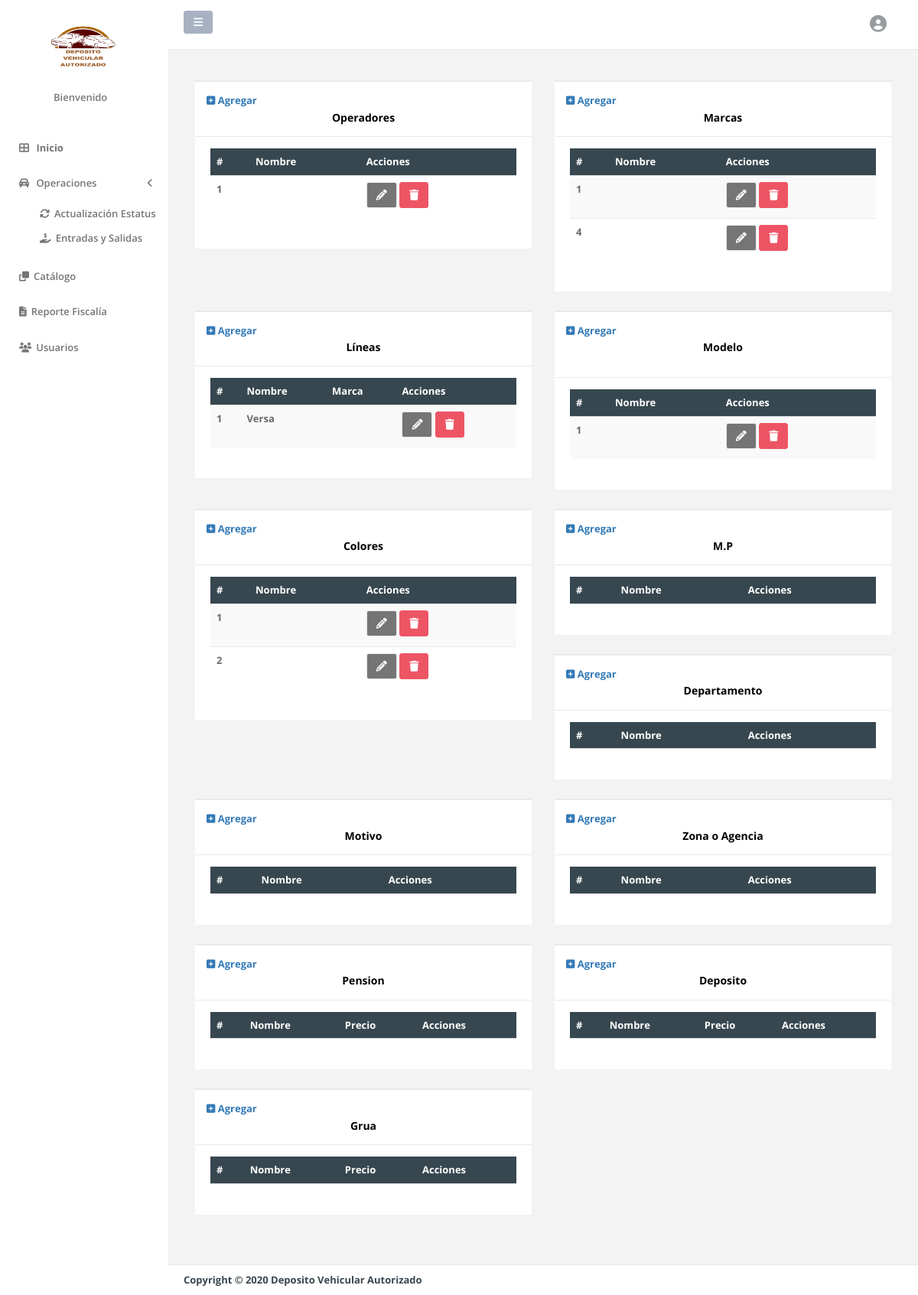
Page /catalogo.php on the earlier database version.
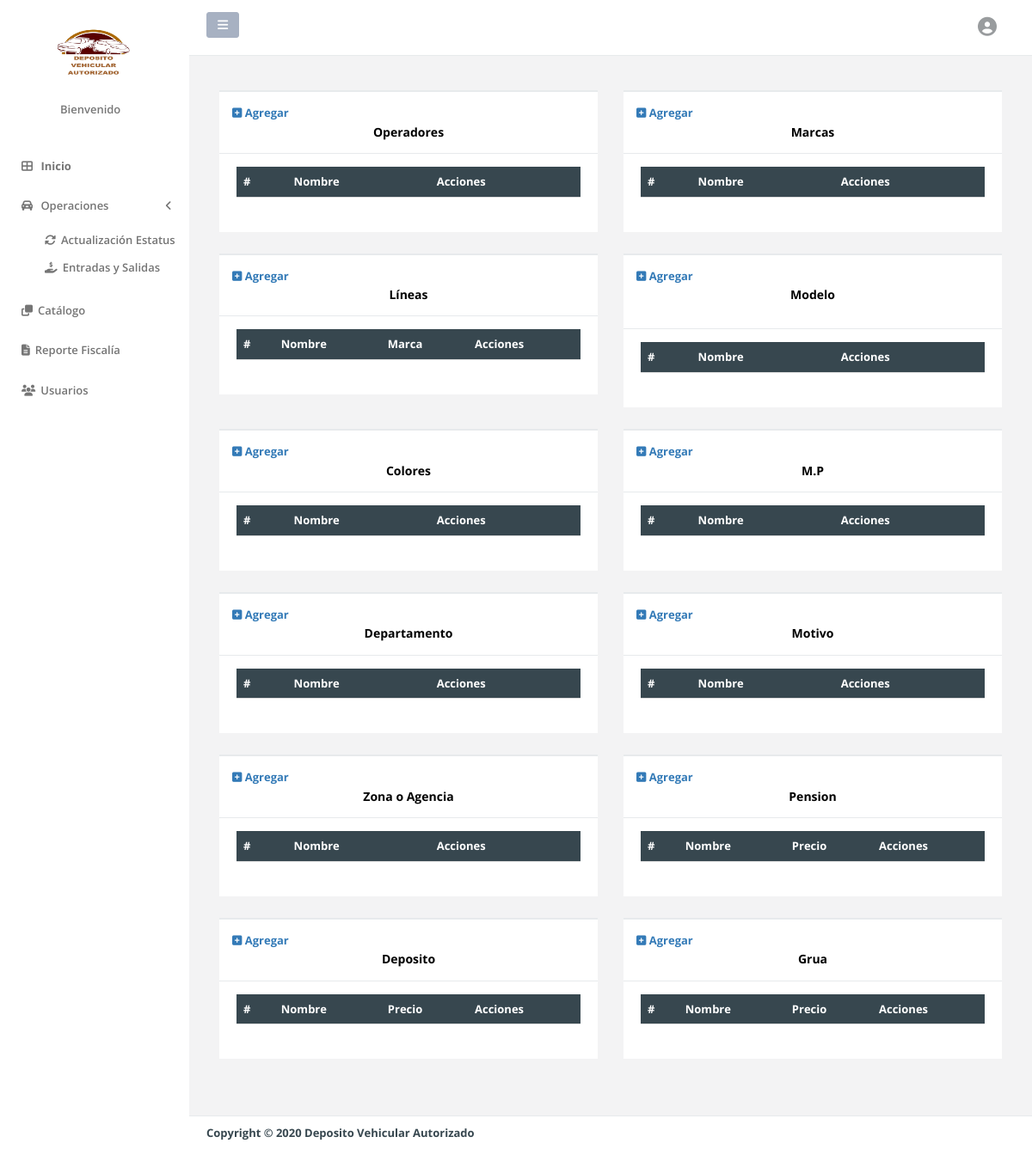
Same page on the later database version.
### tables this page shows
CREATE TABLE `operadores` (
  `id_operador` int(11) NOT NULL,
  `ONombre` varchar(200) NOT NULL
);

CREATE TABLE `marcas` (
  `id_marca` int(11) NOT NULL,
  `NMarca` varchar(100) NOT NULL
);

CREATE TABLE `modelos` (
  `id_modelo` int(11) NOT NULL,
  `MNombre` varchar(40) NOT NULL,
  `Marca` int(11) NOT NULL
);

CREATE TABLE `lineas` (
  `id_linea` int(11) NOT NULL,
  `Linea` int(4) NOT NULL
);

CREATE TABLE `colores` (
  `id_color` int(11) NOT NULL,
  `Color` varchar(40) NOT NULL
);

### catalogo.php (the view, shortened to what the changed rows need)
<!DOCTYPE html>
<html>
<head>
    <link href="css/bootstrap.min.css" rel="stylesheet">
    <link href="font-awesome/css/font-awesome.css" rel="stylesheet">
    <link href="css/plugins/toastr/toastr.min.css" rel="stylesheet">
    <link href="css/animate.css" rel="stylesheet">
    <link href="css/style.css" rel="stylesheet">
    <link href="js/plugins/gritter/jquery.gritter.css" rel="stylesheet">
    <link href="css/plugins/dataTables/datatables.min.css" rel="stylesheet">
    <link rel="stylesheet" type="text/css" href="js/alertifyjs/css/alertify.css">
    <link rel="stylesheet" type="text/css" href="js/alertifyjs/css/themes/default.css">
</head>
<body>
<div id="wrapper" style="background-color: #fff;">
<div id="page-wrapper" class="gray-bg">
<div class="wrapper wrapper-content">
        <div class="wrapper wrapper-content animated fadeInRight">
            <div class="row">
                <div class="col-lg-6">
                <div class="ibox float-e-margins">
                    <div class="ibox-content">
                        <table class="table">
                            <thead>
                            <tr style="background-color:#37474f;color:#fff" >
                                <th>#</th>
                                <th>Nombre</th>
                                <th>Acciones</th>
                            </tr>
                            </thead>
                            <tbody>
                            <?php
                           require('ContOperador.php');
                                ?>
                            </tbody>
                        </table>
                    </div>
                </div>
            </div>
            <div class="col-lg-6">
                <div class="ibox float-e-margins">
                    <div class="ibox-content">
                        <table class="table table-striped">
                            <thead>
                            <tr style="background-color:#37474f;color:#fff">
                                <th>#</th>
                                <th>Nombre</th>
                                <th>Acciones</th>
                            </tr>
                            </thead>
                            <tbody>
                            <?php
                           require('ContMarcas.php');
                                ?>
                            </tbody>
                        </table>
                    </div>
                </div>
            </div>
            </div>
            <div class="row">
                <div class="col-lg-6">
                    <div class="ibox float-e-margins">
                        <div class="ibox-content">
                            <table class="table table-striped">
                                <thead>
                                <tr style="background-color:#37474f;color:#fff">
                                    <th>#</th>
                                    <th>Nombre</th>
                                    <th>Marca</th>
                                    <th>Acciones</th>
                                </tr>
                                </thead>
                                <tbody>
                                <?php
                           require('ContModelo.php');
                                ?>
                                </tbody>
                            </table>
                        </div>
                    </div>
                </div>
                <div class="col-lg-6">
                    <div class="ibox float-e-margins">
                        <div class="ibox-content">
                        <div class="table-responsive">
                            <table class="table table-striped">
                                <thead>
                                <tr style="background-color:#37474f;color:#fff">
                                    <th>#</th>
                                    <th>Nombre</th>
                                    <th>Acciones</th>
                                </tr>
                                </thead>
                                <tbody>
                                <?php
                           require('ContLineas.php');
                                ?>
                                </tbody>
                            </table>
                        </div>
                        </div>
                    </div>
                </div>
                <div class="col-lg-6">
                    <div class="ibox float-e-margins">
                        <div class="ibox-content">
                            <table class="table table-striped">
                                <thead>
                                <tr style="background-color:#37474f;color:#fff">
                                    <th>#</th>
                                    <th>Nombre</th>
                                    <th>Acciones</th>
                                </tr>
                                </thead>
                                <tbody>
                                <?php
                           require('ContColor.php');
                                ?>
                                </tbody>
                            </table>
                        </div>
                    </div>
                </div>
                <div class="col-lg-6">
                    <div class="ibox float-e-margins">
                        <div class="ibox-content">
                            <table class="table table-striped">
                                <thead>
                                <tr style="background-color:#37474f;color:#fff">
                                    <th>#</th>
                                    <th>Nombre</th>
                                    <th>Acciones</th>
                                </tr>
                                </thead>
                            </table>
                        </div>
                    </div>
                </div>
                <div class="col-lg-6">
                    <div class="ibox float-e-margins">
                        <div class="ibox-content">
                            <table class="table table-striped">
                                <thead>
                                <tr style="background-color:#37474f;color:#fff">
                                    <th>#</th>
                                    <th>Nombre</th>
                                    <th>Acciones</th>
                                </tr>
                                </thead>
                            </table>
                        </div>
                    </div>
                </div>
                <div class="col-lg-6">
                    <div class="ibox float-e-margins">
                        <div class="ibox-content">
                            <table class="table table-striped">
                                <thead>
                                <tr style="background-color:#37474f;color:#fff">
                                    <th>#</th>
                                    <th>Nombre</th>
                                    <th>Acciones</th>
                                </tr>
                                </thead>
                            </table>
                        </div>
                    </div>
                </div>
                <div class="col-lg-6">
                    <div class="ibox float-e-margins">
                        <div class="ibox-content">
                            <table class="table table-striped">
                                <thead>
                                <tr style="background-color:#37474f;color:#fff">
                                    <th>#</th>
                                    <th>Nombre</th>
                                    <th>Acciones</th>
                                </tr>
                                </thead>
                            </table>
                        </div>
                    </div>
                </div>
                <div class="col-lg-6">
                    <div class="ibox float-e-margins">
                        <div class="ibox-content">
                            <table class="table table-striped">
                                <thead>
                                <tr style="background-color:#37474f;color:#fff">
                                    <th>#</th>
                                    <th>Nombre</th>
                                    <th>Precio</th>
                                    <th>Acciones</th>
                                </tr>
                                </thead>
                            </table>
                        </div>
                    </div>
                </div>
                <div class="col-lg-6">
                    <div class="ibox float-e-margins">
                        <div class="ibox-content">
                            <table class="table table-striped">
                                <thead>
                                <tr style="background-color:#37474f;color:#fff">
                                    <th>#</th>
                                    <th>Nombre</th>
                                    <th>Precio</th>
                                    <th>Acciones</th>
                                </tr>
                                </thead>
                            </table>
                        </div>
                    </div>
                </div>
                <div class="col-lg-6">
                    <div class="ibox float-e-margins">
                        <div class="ibox-content">
                            <table class="table table-striped">
                                <thead>
                                <tr style="background-color:#37474f;color:#fff">
                                    <th>#</th>
                                    <th>Nombre</th>
                                    <th>Precio</th>
                                    <th>Acciones</th>
                                </tr>
                                </thead>
                            </table>
                        </div>
                    </div>
                </div>
            </div>
            </div>
</div>
</div>
</div>
</body>
</html>

### ContOperador.php (shortened to what the changed rows need)
<?php
require("conec.php");
$consulta=mysqli_query($con,"SELECT * from operadores ORDER BY ONombre ASC");
        while($row = mysqli_fetch_array($consulta)){
            echo "<tr id='delete".$row['id_operador']."'>";
            echo "<td><b>" . $row['id_operador'] .  "</b></td>";
            echo "<td><b>" . $row['ONombre'] .  "</b></td>";
            echo "<td>
            <a data-target='#EditarOperador' data-toggle='modal' class='btn btn-default' style='background-color:#757575;color:#fff' data-id=".$row['id_operador']."><i class='fas fa-pencil-alt' title='Editar'></i></a>
           <a onclick='deleteoperador(".$row['id_operador'].")' class='btn btn-danger'><i class='fas fa-trash' title='Eliminar'></i></a>
           </td>";
            echo"</tr>";
        }
?>

### ContMarcas.php (shortened to what the changed rows need)
<?php
require("conec.php");
$consulta=mysqli_query($con,"SELECT * from marcas ORDER BY NMarca ASC");
        while($row = mysqli_fetch_array($consulta)){
            echo "<tr id='delete".$row['id_marca']."'>";
            echo "<td><b>" . $row['id_marca'] .  "</b></td>";
            echo "<td><b>" . $row['NMarca'] .  "</b></td>";
            echo "<td>
            <a data-target='#EditarMarca' data-toggle='modal' class='btn btn-default' style='background-color:#757575;color:#fff' data-id=".$row['id_marca']."><i class='fas fa-pencil-alt' title='Editar'></i></a>
           <a onclick='deletemarca(".$row['id_marca'].")' class='btn btn-danger'><i class='fas fa-trash' title='Eliminar'></i></a>
           </td>";
            echo"</tr>";
        }
?>

### ContModelo.php (shortened to what the changed rows need)
<?php
require("conec.php");
$consulta=mysqli_query($con,"SELECT C.id_modelo,C.MNombre,C.Marca,S.NMarca from modelos C  inner join marcas S on C.Marca = S.id_marca");
        while($row = mysqli_fetch_array($consulta)){
            echo "<tr id='delete".$row['id_modelo']."'>";
            echo "<td><b>" . $row['id_modelo'] .  "</b></td>";
            echo "<td><b>" . $row['MNombre'] .  "</b></td>";
            echo "<td><b>" . $row['NMarca'] .  "</b></td>";
            echo "<td>
            <a data-target='#EditarModelo' data-toggle='modal' class='btn btn-default' style='background-color:#757575;color:#fff' data-id=".$row['id_modelo']."><i class='fas fa-pencil-alt' title='Editar'></i></a>
           <a onclick='deletemodelo(".$row['id_modelo'].")' class='btn btn-danger'><i class='fas fa-trash' title='Eliminar'></i></a>
           </td>";
            echo"</tr>";
        }
?>

### ContLineas.php (shortened to what the changed rows need)
<?php
require("conec.php");
$consulta=mysqli_query($con,"SELECT * from lineas ORDER BY Linea DESC");
        while($row = mysqli_fetch_array($consulta)){
            echo "<tr id='delete".$row['id_linea']."'>";
            echo "<td><b>" . $row['id_linea'] .  "</b></td>";
            echo "<td><b>" . $row['Linea'] .  "</b></td>";
            echo "<td>
            <a data-target='#EditarLinea' data-toggle='modal' class='btn btn-default' style='background-color:#757575;color:#fff' data-id=".$row['id_linea']."><i class='fas fa-pencil-alt' title='Editar'></i></a>
           <a onclick='deletelinea(".$row['id_linea'].")' class='btn btn-danger'><i class='fas fa-trash' title='Eliminar'></i></a>
           </td>";
            echo"</tr>";
        }
?>

### ContColor.php (shortened to what the changed rows need)
<?php
require("conec.php");
$consulta=mysqli_query($con,"SELECT * from colores ORDER BY Color ASC");
        while($row = mysqli_fetch_array($consulta)){
            echo "<tr id='delete".$row['id_color']."'>";
            echo "<td><b>" . $row['id_color'] .  "</b></td>";
            echo "<td><b>" . $row['Color'] .  "</b></td>";
            echo "<td>
            <a data-target='#EditarColor' data-toggle='modal' class='btn btn-default' style='background-color:#757575;color:#fff' data-id=".$row['id_color']."><i class='fas fa-pencil-alt' title='Editar'></i></a>
           <a onclick='deletecolor(".$row['id_color'].")' class='btn btn-danger'><i class='fas fa-trash' title='Eliminar'></i></a>
           </td>";
            echo"</tr>";
        }
?>

Differences in the rows shown:
removed operadores: id_operador "1"
removed marcas: id_marca "1"
removed marcas: id_marca "4"
removed modelos: id_modelo "1", MNombre "Versa"
removed lineas: id_linea "1"
removed colores: id_color "1"
removed colores: id_color "2"
